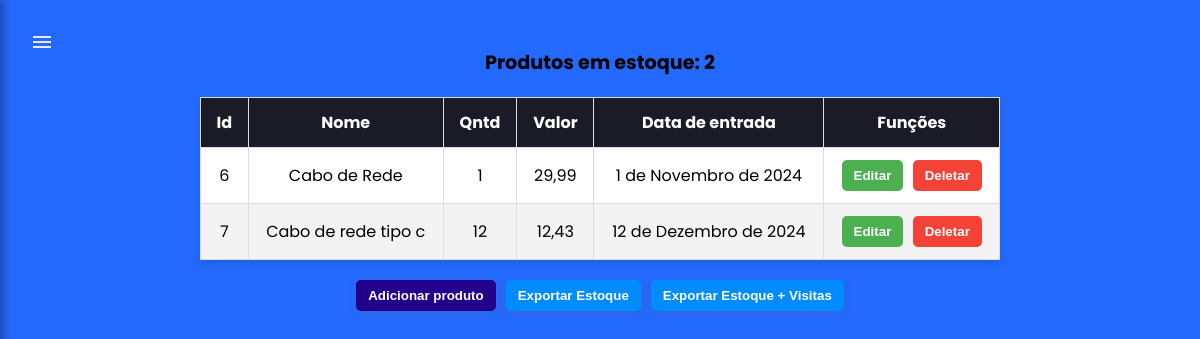
Page /sistema/estoque/ (signed in) on the committed database.
### sistema/models.py (models this page shows, shortened)
class Produtos(models.Model):
    id_prod = models.AutoField(primary_key= True)
    nome_prod = models.CharField(max_length = 150, null =  False, unique = True)
    vlr_prod = models.DecimalField(max_digits = 6, decimal_places = 2, default = 0)
    qntd_prod = models.IntegerField(default = 0)
    entrada_prod = models.DateField()
    saida_prod = models.DateField(null=True, blank=True)
    user = models.ForeignKey(User, on_delete = models.CASCADE)

### sistema/views.py (the view)
# urls.py: path('estoque/', views.estoque, name = 'estoque'), #Aqui é aonde o sistema sempre irá se inicializar após fazer login, no caso, é o estoque
@login_required
def estoque(request): #Aqui é a views responsavel pela parte do estoque em si
    if request.method == 'GET':
        verprod = Produtos.objects.all()
        return render(request, 'estoque/estoque.html', {'verprod': verprod})

### sistema/templates/estoque/estoque.html (shortened to what this page needs)
{% load static %}
{% load permission_tags %}
<!DOCTYPE html>
<html lang="pt-BR">
<head>
    <link rel="stylesheet" href="{% static "estoque/css/estoque.css" %}">
</head>
{% if user|has_role:'gerente' %}
<body>
    <div class="menu-toggle" onclick="toggleSidebar()">
        <svg xmlns="http://www.w3.org/2000/svg" height="24px" viewBox="0 -960 960 960" width="24px" fill="#e8eaed" class="icone-menu"><path d="M120-240v-80h720v80H120Zm0-200v-80h720v80H120Zm0-200v-80h720v80H120Z"/></svg>
    </div>
    <div class="tabela">
        <table border="1">
            <caption>Produtos em estoque: {{ verprod|length }}</caption>
            <thead>
                <tr>
                    <th>Id</th>
                    <th>Nome</th>
                    <th>Qntd</th>
                    <th>Valor</th>
                    <th>Data de entrada</th>
                    <th>Funções</th>
                </tr>
            </thead>
            <tbody>
                {% for produto in verprod %}
                <tr>
                    <td>{{ produto.id_prod }}</td>
                    <td>{{ produto.nome_prod }}</td>
                    <td>{{ produto.qntd_prod }}</td>
                    <td>{{ produto.vlr_prod }}</td>
                    <td>{{ produto.entrada_prod }}</td>
                    <td>
                        <a href="{% url 'editar_produto' produto.id_prod %}"><button id="update">Editar</button></a>
                        <button id="deletar" onclick="openModal('{% url 'deletar_produto' produto.id_prod %}')">Deletar</button>
                    </td>
                </tr>
                {% endfor %}
            </tbody>
        </table>
        <div>
            <div>
                <a href="{% url 'add_estoque' %}"><button id = "add">Adicionar produto</button></a>
                <a href="{% url 'exportar_csv' %}"><button id = 'csv'>Exportar Estoque</button></a>
                <a href="{% url 'exportar_csv_geral' %}"><button id = 'csvg'>Exportar Estoque + Visitas</button></a>
            </div>
        </div>
    </div>
</body>
{% endif %}

### template/static/estoque/css/estoque.css (style rules this page uses)
body { font-family: "Poppins", sans-serif; height: 110vh; background-color: rgb(36, 105, 253); }
.tabela { display: flex; flex-direction: column; align-items: center; padding: 20px; }
.tabela table { width: 100%; max-width: 800px; border-collapse: collapse; box-shadow: 0 4px 8px rgba(0, 0, 0, 0.1); margin-top: 20px; background: #ffffff; }
.tabela caption { font-size: 1.2em; font-weight: bold; margin-bottom: 10px; text-align: center; }
.tabela th, .tabela td { padding: 12px 15px; border: 1px solid #ddd; text-align: center; }
.tabela thead { background-color: #1A1B27; color: #ffffff; }
.tabela tbody tr:nth-child(even) { background-color: #f3f3f3; }
.tabela button { padding: 8px 12px; border: none; border-radius: 5px; color: white; cursor: pointer; font-weight: bold; }
#update { background-color: #4CAF50; margin-right: 5px; }
#deletar { background-color: #f44336; }
.tabela > div > div { margin-top: 20px; display: flex; gap: 10px; }
#add { background-color: #23008b; box-shadow: rgba(99, 99, 99, 0.2) 0px 2px 8px 0px; }
#csv, #csvg { background-color: #008cff; box-shadow: rgba(99, 99, 99, 0.2) 0px 2px 8px 0px; }
.menu-toggle { position: fixed; top: 20px; left: 20px; color: #fff; padding: 10px; border-radius: 5px; cursor: pointer; z-index: 1002; }

### rows in the picture
Produtos: id_prod "6", nome_prod "Cabo de Rede", qntd_prod "1", vlr_prod "29,99", entrada_prod "1 de Novembro de 2024"
Produtos: id_prod "7", nome_prod "Cabo de rede tipo c", qntd_prod "12", vlr_prod "12,43", entrada_prod "12 de Dezembro de 2024"

### other values in the picture
{{ verprod|length }} "2"
